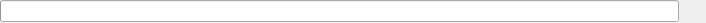
<?xml version="1.0" encoding="UTF-8"?>
<ui version="4.0">
 <class>ProgressWidget</class>
 <widget class="QWidget" name="ProgressWidget">
  <property name="geometry">
   <rect>
    <x>0</x>
    <y>0</y>
    <width>706</width>
    <height>23</height>
   </rect>
  </property>
  <property name="windowTitle">
   <string>Form</string>
  </property>
  <layout class="QGridLayout" name="gridLayout">
   <property name="horizontalSpacing">
    <number>5</number>
   </property>
   <property name="margin">
    <number>0</number>
   </property>
   <item row="0" column="0">
    <widget class="QProgressBar" name="progressBar">
     <property name="enabled">
      <bool>true</bool>
     </property>
     <property name="value">
      <number>0</number>
     </property>
     <property name="textVisible">
      <bool>false</bool>
     </property>
     <property name="invertedAppearance">
      <bool>false</bool>
     </property>
    </widget>
   </item>
   <item row="0" column="1">
    <widget class="rqt_multiplot::StatusWidget" name="widgetStatus" native="true">
     <property name="minimumSize">
      <size>
       <width>22</width>
       <height>22</height>
      </size>
     </property>
     <property name="maximumSize">
      <size>
       <width>22</width>
       <height>22</height>
      </size>
     </property>
    </widget>
   </item>
  </layout>
 </widget>
 <customwidgets>
  <customwidget>
   <class>rqt_multiplot::StatusWidget</class>
   <extends>QWidget</extends>
   <header location="global">rqt_multiplot/StatusWidget.hpp</header>
   <container>1</container>
  </customwidget>
 </customwidgets>
 <resources/>
 <connections/>
</ui>
